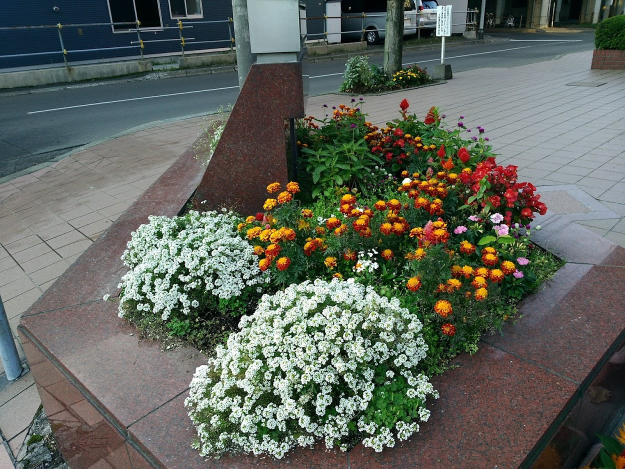
#> input picture imagesample/sample01.jpg, 1249 x 937 px, found by its file name (shown at 1/2 size)
$ python python2.10-9.py
#> lines starting #> are read from the running program, lines starting #| are printed output that depends on the picture
from PIL import Image,ImageDraw,ImageFilter

img1 = Image.open("imagesample/sample01.jpg")
#> img1 is the input picture: PIL image 1249x937 RGB; mean R, G, B 96.4, 101.5, 92.9
img2 = Image.open("imagesample/sample02.jpg")
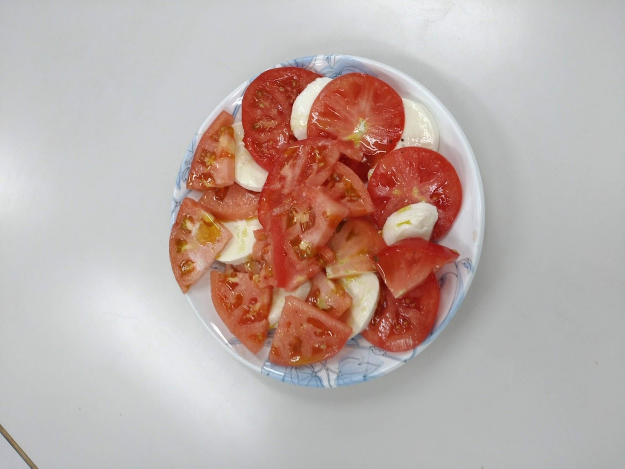
#> input picture imagesample/sample02.jpg, 1249 x 937 px, found by its file name (shown at 1/2 size)
#> img2 is the input picture: PIL image 1249x937 RGB; mean R, G, B 188.8, 172.1, 167.3
img3 = Image.open("imagesample/sample02.jpg").resize((180,150))
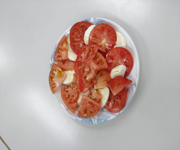
#> img3: PIL image 180x150 RGB; mean R, G, B 188.8, 172.1, 167.3
# 画像の読み込み
img1.show()
img2.show()

img4 = Image.new("RGB", img1.size)
#> img4: PIL image 1249x937 RGB; every value is 0
img4.paste(img3)
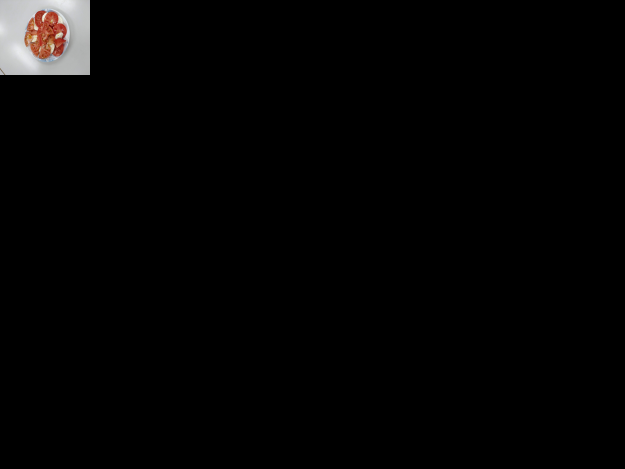
#> img4: PIL image 1249x937 RGB (shown at 1/2 size); mean R, G, B 4.4, 4, 3.9
img4.show()

mask = Image.new("L", img1.size, 128)
#> mask: PIL image 1249x937 L; every value is 128
im = Image.composite(img1, img4, mask)
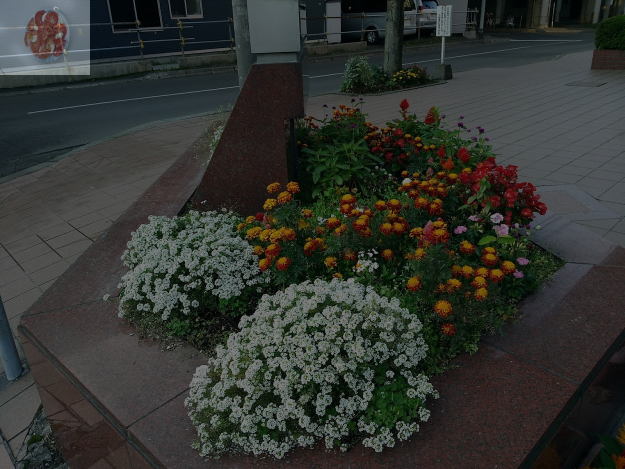
#> im: PIL image 1249x937 RGB (shown at 1/2 size); mean R, G, B 50.6, 53, 48.6
im = Image.blend(img1, img4, 0.5)
im.show()

mask = Image.new("L", img1.size, 0)
#> mask: PIL image 1249x937 L; every value is 0
draw = ImageDraw.Draw(mask)
draw.ellipse((0, 0, 179, 149), fill=255)
im = Image.composite(img4, img1, mask)
im.show()

mask = Image.new("L", img1.size, 0)
draw = ImageDraw.Draw(mask)
draw.ellipse((0, 0, 179, 149), fill=255)
mask_blur = mask.filter(ImageFilter.GaussianBlur(10))
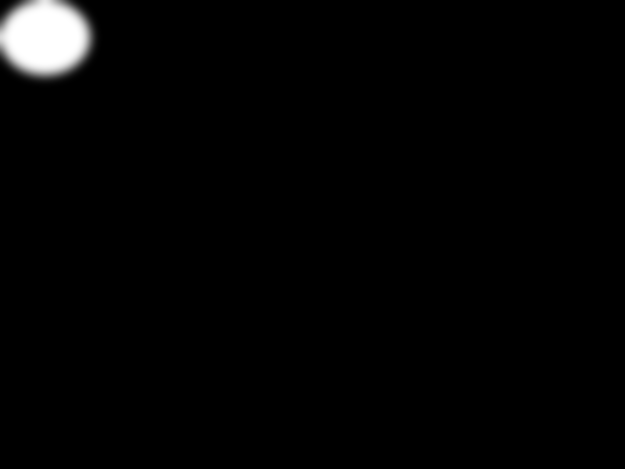
#> mask_blur: PIL image 1249x937 L (shown at 1/2 size); min 0, max 255, mean 4.6
im = Image.composite(img4, img1, mask_blur)
im.show()
# 画像表示
